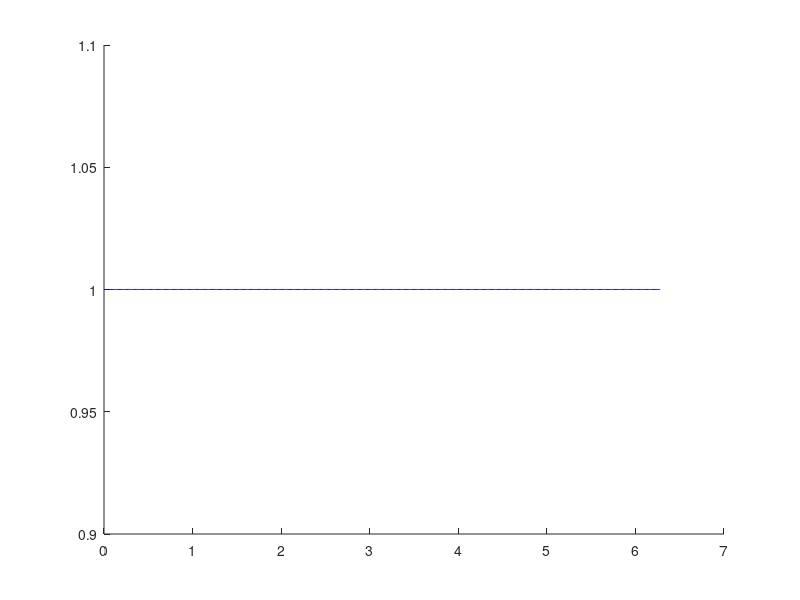

Write the MATLAB code that produced this figure.
clc

k=1
E  = 30e5;
w0 = 5e6;
e  = 1.6e-19;
vo = 2*pi*3000e6;

a = e*E/(w0*vo)
for j=0:0.01:2*pi   
    x(k)=1/(1+((a)*(1-sin(j))));
    z(k)=j;
    k=k+1;
end
hold on
plot(z,x,'b')
